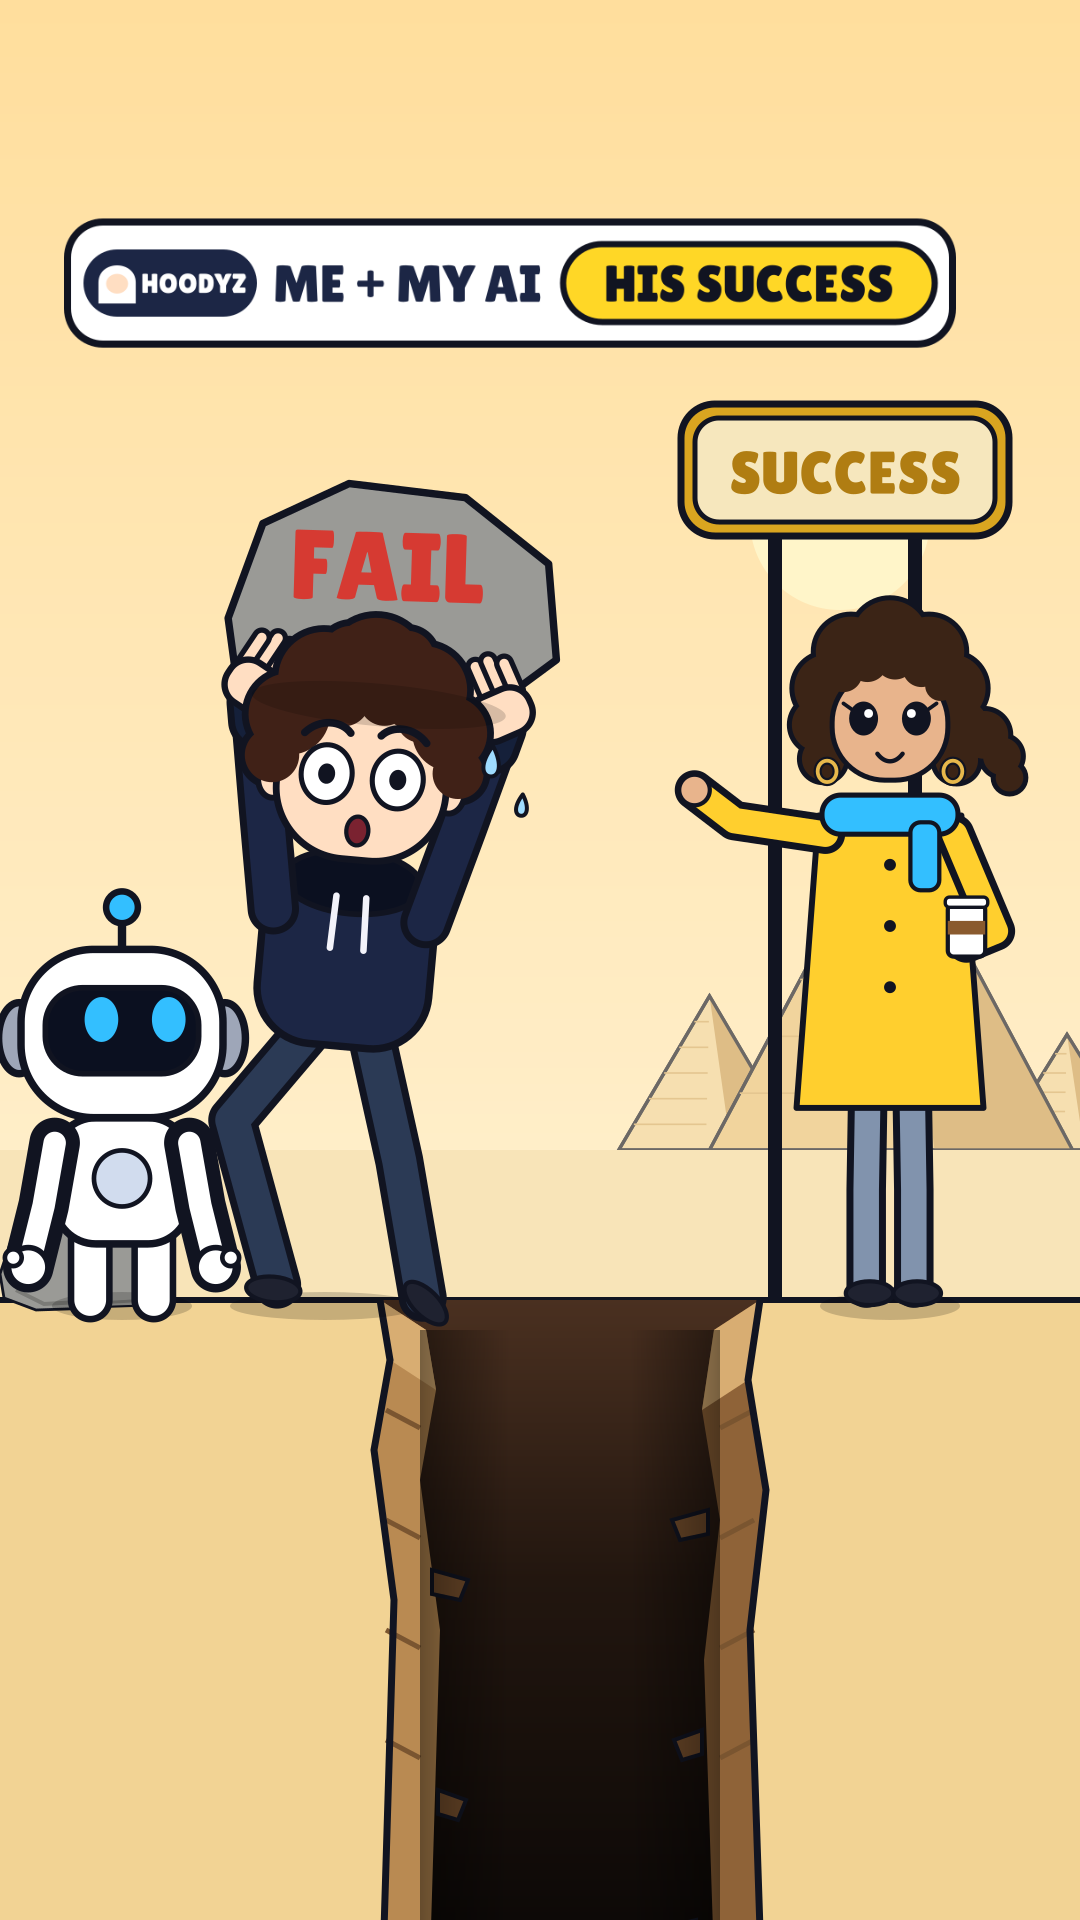

The script that saved this image:
"""Every Failure - frame 0 v2 (the hook and the loop target), a still for approval (process step 3).
v2 after the still audit: a deep, wide chasm with walls; the ground line raised so faces sit under the title bar; the pyramids pushed
back and hazed; contact shadows; Hoody braced under the rock (open palms under it, two-bone arms, knee bent, trailing foot slipping
to the edge, sweat); MY AI looks at the rock; Eva urges him on (arm out to him, no clapping yet); SUCCESS unlit but gold, a prize.
Set: Perfect Trip's Giza desert. Writes frame0.png (v1: frame0_v1.py)."""
import os, sys, math, cairo
HERE = os.path.dirname(os.path.abspath(__file__)); PT = os.path.join(HERE, '..', 'perfect-trip')
sys.path.insert(0, PT)
import places as P                                   # Giza desert (adds perfect-date to the path)
from photo import R, K, Sh, E, A                     # Perfect Date's Hoody, MY AI, Eva, series bar
from kit import INK, WHITE, NAVY, rr, fs, ell, hx, txt, limb
W, H = 1080, 1920
GL = 1300                                             # ground line: faces just under the title bar
CX0, CX1 = 380, 760                                   # the chasm's lips (v1: 420-690)
RED, YEL, GOLD = hx('d63a32'), hx('ffd23f'), hx('d9a520')
SAND, SAND_D = hx('f2d394'), hx('e2b874')

def shadow(c, x, w, y=GL):
    ell(c, x, y + 6, w, 14); c.set_source_rgba(0, 0, 0, .18); c.fill()

def backdrop(c, f):
    P.egypt(c, f, s=.55, cx0=880, horizon=GL - 150)                       # pyramids far off, right of centre, behind the far bank
    c.rectangle(0, GL - 150, W, 150); c.set_source_rgb(*hx('f4dca6')); c.fill()  # far desert floor, flat (no dune strokes behind the cast)
    c.rectangle(0, 0, W, GL); c.set_source_rgba(*hx('fff3d6'), .38); c.fill()  # haze: far things lighter, lower contrast
    c.rectangle(0, GL, W, H - GL); c.set_source_rgb(*SAND); c.fill()           # the ground slab, a cliff top on both sides
    c.move_to(0, GL); c.line_to(W, GL); c.set_source_rgb(*INK); c.set_line_width(6); c.stroke()
    # v4: no dune ovals in the foreground - they read as stray shadows (key-pose audit 2)

def chasm(c):
    lip_l = [(CX0, GL), (CX0 + 10, GL + 60), (CX0 - 6, GL + 150), (CX0 + 14, GL + 300), (CX0 + 4, H + 10)]
    lip_r = [(CX1, GL), (CX1 - 12, GL + 80), (CX1 + 6, GL + 190), (CX1 - 10, GL + 330), (CX1, H + 10)]
    c.move_to(*lip_l[0]); [c.line_to(*p) for p in lip_l[1:]]; [c.line_to(*p) for p in reversed(lip_r)]; c.close_path()
    g = cairo.LinearGradient(0, GL, 0, H); g.add_color_stop_rgb(0, *hx('4a3020')); g.add_color_stop_rgb(.45, *hx('22160f')); g.add_color_stop_rgb(1, *hx('0d0907'))
    c.set_source(g); c.fill()
    for lip, q in ((lip_l, 1), (lip_r, -1)):                                     # the two rock walls: a lit face, then the shadowed depth
        c.move_to(*lip[0]); [c.line_to(*p) for p in lip[1:]]
        for p in reversed(lip): c.line_to(p[0] + q * 46, p[1] + 30)
        c.close_path(); c.set_source_rgb(*(hx('b98a52') if q > 0 else hx('8f6338'))); c.fill()
        for k in range(1, 5):                                                    # strata
            y = GL + k * 110; c.move_to(lip[0][0] + q * 6, y); c.line_to(lip[0][0] + q * 40, y + 18); c.set_source_rgb(*hx('7a5530')); c.set_line_width(5); c.stroke()
        c.move_to(lip[0][0], lip[0][1]); c.line_to(lip[0][0] + q * 46, lip[0][1] + 30); c.line_to(lip[1][0] + q * 46, lip[1][1] + 30); c.line_to(*lip[1]); c.close_path()
        c.set_source_rgb(*hx('d8ad72')); c.fill()                                    # lit upper edge
        for k, (dy, w_) in enumerate(((210, 36), (430, 28), (620, 40))):            # loose fragments on the wall
            y = GL + dy + (q > 0) * 60; xx = lip[0][0] + q * (52 + k * 6)
            c.move_to(xx, y); c.line_to(xx + q * w_, y + 10); c.line_to(xx + q * (w_ - 8), y + 30); c.line_to(xx, y + 24); c.close_path(); fs(c, hx('6e4a2a'), 4)
        c.move_to(*lip[0]); [c.line_to(*p) for p in lip[1:]]; c.set_source_rgb(*INK); c.set_line_width(7); c.stroke()
    g = cairo.LinearGradient(CX0 + 40, 0, CX1 - 40, 0); g.add_color_stop_rgba(0, 0, 0, 0, .45); g.add_color_stop_rgba(.3, 0, 0, 0, 0); g.add_color_stop_rgba(.7, 0, 0, 0, 0); g.add_color_stop_rgba(1, 0, 0, 0, .45)
    c.rectangle(CX0 + 40, GL + 30, CX1 - CX0 - 80, H); c.set_source(g); c.fill()   # inner wall shadows

def rock(c, x, y, s, word, rot=0, ty=0):
    """A grey boulder with one red word on it, centred at x, y."""
    c.save(); c.translate(x, y); c.rotate(rot); c.scale(s, s)
    pts = [(-150, 20), (-120, -70), (-40, -110), (70, -100), (150, -40), (160, 50), (90, 105), (-60, 110), (-140, 80)]
    c.move_to(*pts[0]); [c.line_to(*p) for p in pts[1:]]; c.close_path(); fs(c, hx('9a9a96'), 7)
    c.move_to(-110, 60); c.line_to(-40, 95); c.line_to(80, 88); c.set_source_rgb(*hx('7b7b77')); c.set_line_width(10); c.stroke()
    size = 92
    if word:                                                                     # fit the word to the stone (REJECTED is long), measured
        c.select_font_face('Lilita One'); c.set_font_size(92); wd = c.text_extents(word).width
        size = min(92, 92 * 250 / max(1, wd))
    txt(c, word, 0, ty, size, RED, lw=0)
    c.restore()

def success_sign(c, x, y, lit=0.0, word=True):
    """A marquee sign: gold frame and bulbs. Unlit = a prize waiting (gold, dim bulbs); lit = bulbs and plate glow."""
    w, h = 300, 104
    for q in (-1, 1): c.rectangle(x + q * 70 - 7, y + h / 2, 14, GL - y - h / 2); c.set_source_rgb(*INK); c.fill()
    plate = tuple((1 - lit) * a + lit * b for a, b in zip(hx('f6e7bd'), hx('fff3a8')))
    if lit > 0: pass
    rr(c, x - w / 2 - 14, y - h / 2 - 14, w + 28, h + 28, 34); fs(c, GOLD, 7)
    rr(c, x - w / 2, y - h / 2, w, h, 24); fs(c, plate, 5)
    if lit > 0:                                                                  # lit: a glow around the frame
        rr(c, x - w / 2 - 30, y - h / 2 - 30, w + 60, h + 60, 46); c.set_source_rgba(*YEL, .45 * lit); c.fill()
    if word: txt(c, 'SUCCESS', x, y + 2, 60, hx('b07d12') if lit < .5 else INK, lw=0)

def ik2(s, t, a, b, bend):
    """Two bones of fixed length a, b from s towards t; bend = +1/-1 picks the elbow side. Out of reach: straight, short of t."""
    dx, dy = t[0] - s[0], t[1] - s[1]; d = min(math.hypot(dx, dy), a + b - 1e-3)
    ang = math.atan2(dy, dx); cos_a = max(-1, min(1, (a * a + d * d - b * b) / (2 * a * d)))
    e = (s[0] + a * math.cos(ang + bend * math.acos(cos_a)), s[1] + a * math.sin(ang + bend * math.acos(cos_a)))
    return e, (s[0] + d * math.cos(ang), s[1] + d * math.sin(ang))

def braced_hoody(c, x, s, f, rock_c, rock_s, teeter):
    """Hoody under the rock: the series rig with its 'up' arms swapped for two-bone arms ending in open palms under the rock."""
    hands = []
    orig = K.arm
    def arm(cc, pts, ss, col=NAVY, flick=None):
        sh = pts[0]; q = 1 if sh[0] > x else -1
        tgt = (rock_c[0] + q * 118 * rock_s, rock_c[1] + 92 * rock_s)          # the rock's lower corners
        e, h = ik2(sh, tgt, 118 * ss, 140 * ss, q)                             # elbows out
        limb(cc, [sh, e, h], 44 * ss, col)
        cf = lambda t: (e[0] + (h[0] - e[0]) * t, e[1] + (h[1] - e[1]) * t)
        limb(cc, [cf(.74), cf(.9)], 52 * ss, hx('15203a'))                          # the cuff: sleeve into wrist
        cc.save(); cc.translate(*h); cc.scale(q, 1)                                  # one palm, mirrored per side: thumbs alike
        K.palm(cc, 0, 0, ss * 1.25, -math.pi / 2 - .5, 0); cc.restore()
        hands.append(h)
    K.arm = arm
    try: R.hoody(c, x, GL, s, expr='shock', arms=('up', 'up'), legs='drag2', f=f)
    finally: K.arm = orig
    return hands

def sweat(c, x, y, s):
    for dx, dy, k in ((0, 0, 1), (34, 40, .7)):
        c.move_to(x + dx, y + dy - 22 * k * s); c.curve_to(x + dx + 14 * k * s, y + dy, x + dx + 10 * k * s, y + dy + 14 * k * s, x + dx, y + dy + 14 * k * s)
        c.curve_to(x + dx - 10 * k * s, y + dy + 14 * k * s, x + dx - 14 * k * s, y + dy, x + dx, y + dy - 22 * k * s); fs(c, hx('9fdcff'), 4)

BAR = cairo.ImageSurface(cairo.FORMAT_ARGB32, W, 420)
BARK = (956 - 64) / (1044 - 36)                       # the series bar scaled into the safe zone (as Perfect Trip v3)
def topbar(c, label):
    cc = cairo.Context(BAR); cc.set_operator(cairo.OPERATOR_CLEAR); cc.paint(); cc.set_operator(cairo.OPERATOR_OVER)
    Sh.topbar(cc, label)
    c.save(); c.translate(64, 222); c.scale(BARK, BARK); c.translate(-36, -222); c.set_source_surface(BAR, 0, 0); c.paint(); c.restore()

def draw(f=0, teeter=.09):
    S = cairo.ImageSurface(cairo.FORMAT_RGB24, W, H); c = cairo.Context(S)
    backdrop(c, f); chasm(c)
    rock(c, 60, GL - 34, .4, ''); rock(c, 118, GL - 26, .3, '')                    # the pile of new failures, his side (left edge)
    hs, hx_ = .85, 315
    ex = 890
    success_sign(c, 845, 470, 0)                                                     # poles at 775 and 915: both on the right bank (lip 760)
    shadow(c, ex, 70); E.eva(c, ex, GL, .85, 'evacalm', pose='holdlow', hand_to=(ex - 230 * .85, GL - 600 * .85), leash=False)   # she urges him on: arm out to him across the gap
    shadow(c, 122, 70); A.myai(c, 122, GL, .85 * 1.1, eye='open', look=(14, -12), arms=('down', 'down'))
    shadow(c, hx_ + 10, 95)
    c.save(); c.translate(hx_, GL); c.rotate(teeter); c.translate(-hx_, -GL)        # the weight tips him towards the gap, about his feet
    rs = 1.25 * hs; rc = (hx_ + 10, GL - 300 * hs - 326 * hs - 200 * hs)   # bottom edge at the palms' full reach (two fixed bones): no floating rock           # rock centre above his head (rig: waist, head, reach)
    rock(c, rc[0], rc[1], rs, 'FAIL', rot=-.06, ty=-34)                             # the rock first, his palms over it
    hands = braced_hoody(c, hx_, hs, f, rc, rs, teeter)
    ell(c, rc[0], rc[1] + 92 * rs + 6, 120 * rs, 20 * rs); c.set_source_rgba(0, 0, 0, .16); c.fill()   # the rock's shadow on his hair
    sweat(c, hx_ + 150 * hs, GL - 300 * hs - 326 * hs - 20 * hs, hs)
    c.restore()
    topbar(c, 'HIS SUCCESS')
    return S, hands, rc

if __name__ == '__main__':
    S, hands, rc = draw(); S.write_to_png(os.path.join(HERE, 'frame0.png'))
    print('palms', [tuple(round(v) for v in h) for h in hands], 'rock centre', tuple(round(v) for v in rc))
